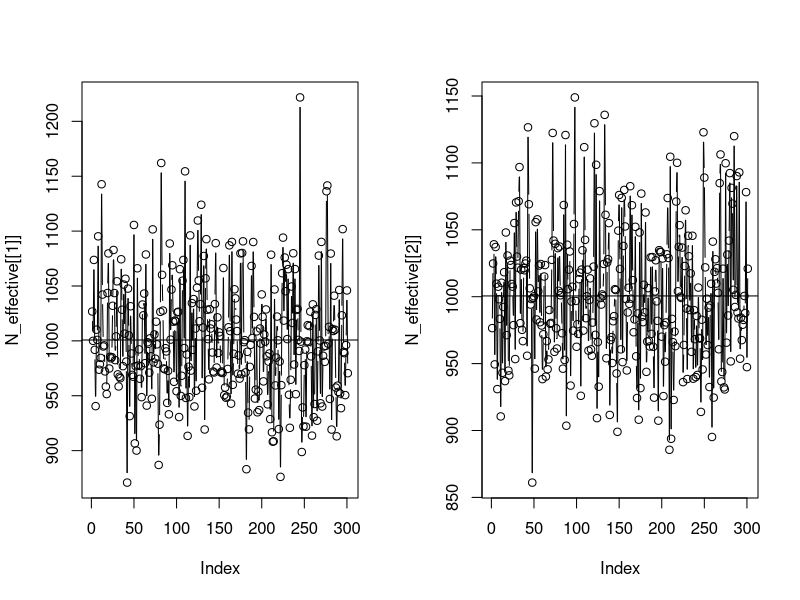

The R script that drew this image:

# Cultural effective population size model
# We want a simple infinite allele Wright-Fisher-style model with different modes of transmission

# We simulate 2 different populations, one starting with all the same variants, one with all unique variants.
# We measure diversity and run simulations until diversities cross indicating they've reached equilibrium, then switch transmission mode


#Connectedness

# Function to calculate effective population sizes
library(vegan)

N_e <- function(k_bar,V_k){
  (N * k_bar - 1 ) / ( (V_k / k_bar) + k_bar  -1 )
}

N = 1000          # Census population size
tmax = 300       # Number of timesteps / generations
mu = 1e-3       # Innovation rate
m = 0         #Migration rate between 2 populations
e = 0.3
# Initialize population with cultural traits

Pop <- matrix(NA, 2, N)

# Maximally diverse
Pop[1,] <- sample(1:N)

#All same
Pop[2,] <- rep(1, N)

# Create numerator for cultural variants in both populations
Counter <- c(max(Pop[1,]), max(Pop[2,]))

# Calculate Simpson diversity in both populations
Div <- c()
for (pop_id in 1:2) {
  Div[pop_id] <- diversity(sapply(unique(Pop[pop_id,]), function (x) length(which(Pop[pop_id,] == x))), index = "simpson")
}

d1 <- Div[1]
d2 <- Div[2]
# Burn-in to reach equilibrium
while(Div[1] > Div[2]){
  Copied <- matrix(NA, 2, N)
  
  for (pop_id in 1:2) {
    #Cultural Transmission
    
    Copied[pop_id, ] <- sample(1:N, N, replace = TRUE)
    Pop[pop_id,] <- Pop[pop_id,Copied[pop_id, ]]
    
    # Innovation
    Innovators <- rbinom(N,1,mu)
    Pop[pop_id, Innovators == 1] <- (Counter[pop_id] + 1) : (Counter[pop_id] + length(which(Innovators==1)))
    Counter[pop_id] <- max(Pop[pop_id,])
  }#pop_id
  
  # Calculate Simpson diversity in both populations
  Div <- c()
  for (pop_id in 1:2) {
    Div[pop_id] <- diversity(sapply(unique(Pop[pop_id,]), function (x) length(which(Pop[pop_id,] == x))), index = "simpson")
  }
  
d1 <- c(d1, Div[1])
d2 <- c(d2, Div[2])

}#while

# Create output objects
N_effective <- list()

Offspring_Record1 <-  sapply(1:N, function(x) length(which(Copied[1,] == x)))
Offspring_Record2 <-  sapply(1:N, function(x) length(which(Copied[2,] == x)))

N_effective[[1]] <- N_e(mean(Offspring_Record1), var(Offspring_Record1))
N_effective[[2]] <- N_e(mean(Offspring_Record2), var(Offspring_Record2))


for (t in 1:tmax) {
  
  # Migration
  Migrants1 <- which(rbinom(N,1,m) == 1)
  Migrants2 <- sample(1:N, size = length(Migrants1), replace = FALSE)
  Pop[1, Migrants1] <- Pop[2, Migrants2]
  Pop[2, Migrants2] <- Pop[1, Migrants1]
  
  
  for (pop_id in 1:2) {
    
    #Cultural Transmission


      #Cultural Exchange
      Models_ex <- N + which(rbinom(1:N,1,e) == 1)         #We add N to IDs so we don't confuse them with focal population
      Copied <- sample(c(1:N, Models_ex), N, replace = TRUE)
      
      Copied_pop1 <- Copied[Copied <= N]
      Copied_pop2 <- Copied[Copied > N] - N
      
      Pop[pop_id,] <- c( Pop[pop_id,Copied_pop1], Pop[c(1,2)[-pop_id], Copied_pop2] )
      
      Offspring_Record <-  sapply(c(1:N, Models_ex), function(x) length(which(Copied == x)))
      
    # Compute effective population size
    N_effective[[pop_id]] <-  c(N_effective[[pop_id]], N_e(mean(Offspring_Record), var(Offspring_Record)))
    
    
    # Innovation
    Innovators <- rbinom(N,1,mu)
    Pop[pop_id, Innovators == 1] <- (Counter[pop_id] + 1) : (Counter[pop_id] + length(which(Innovators==1)))
    Counter[pop_id] <- max(Pop[pop_id,])
    
  
  }#pop_id
  
  print(t)
}



par(mfrow=c(1,2))
plot(N_effective[[1]], type = "b")
abline(h = mean(N_effective[[1]]))

plot(N_effective[[2]], type = "b")
abline(h = mean(N_effective[[2]]))










